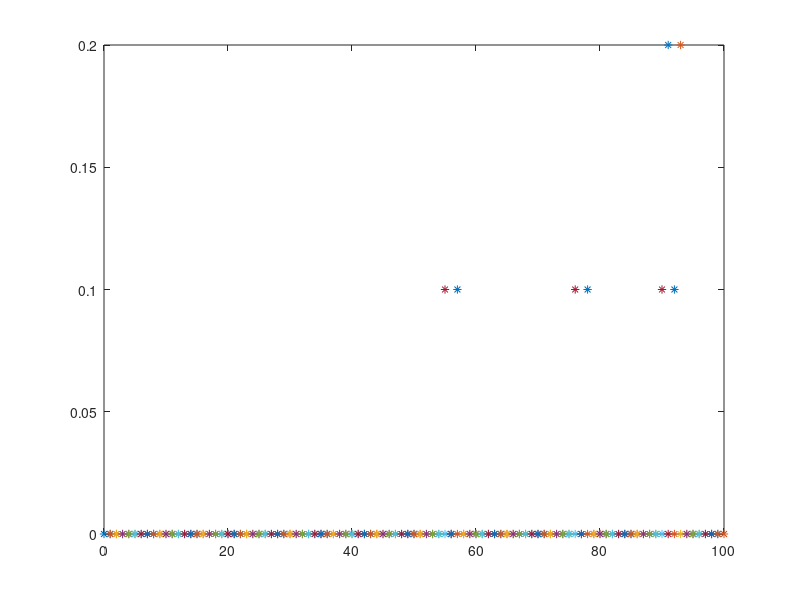

Write the MATLAB code that produced this figure.
%electron simulation 1D
x=0;
v=0;
F=1;
m=1;

dt=0.1;

nsteps=100;

Ps=0.05;
scat=rand(1,nsteps);

for i=1:nsteps
   vp=v;
    ip=i-1;
    dv=F*dt/m;
    v=v+dv;
    
     if scat(i)>Ps
         v=0;
     end 
   
    dx= v*dt;
    x = x+dx;
    
    plot([i-1 i],[v vp],'*')
    hold on
    pause(0.01)
    
end